Frame 1 (no input): blank canvas, image omitted
Frame 60 (no input): blank canvas, image omitted
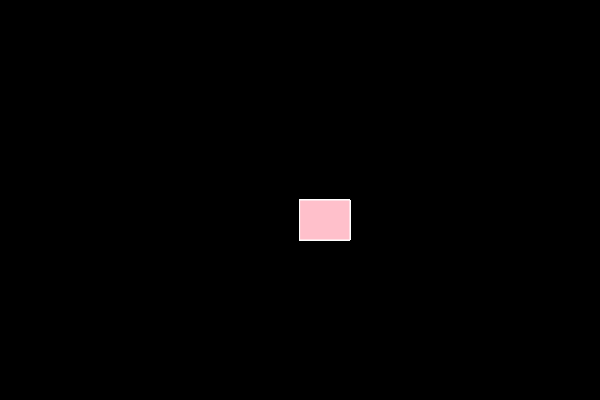
Frame 120 (the mouse pressed at the canvas centre since frame 60)

The p5.js sketch whose frames 1 and 60 were blank and that drew this single picture after the mouse press (run headless with seeded random() and noise() and a simulated clock; from frame 60 on, the mouse is pressed at the canvas centre):

// p5.js sketch
// ── sketch.js
function setup() {
  createCanvas(600, 400);
  background("black");
}

function draw() {
stroke("white");
  fill("pink");
  

if(mouseIsPressed){
  rect(mouseX, mouseY, 50, 40);
}
}
